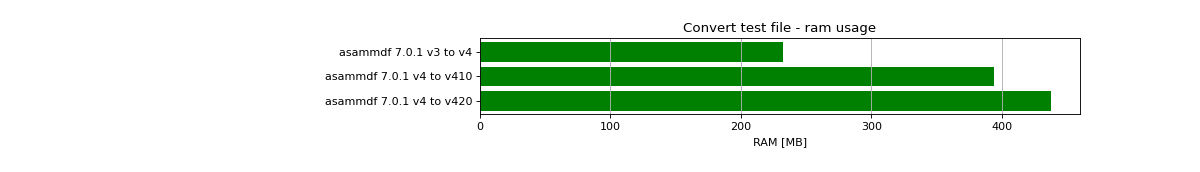

Reproduce this figure in Python.
import matplotlib.pyplot as plt
import numpy as np

res = '../benchmarks/results/x64_asammdf_7.0.1_mdfreader_4.1.rst'
topic = 'Convert'
aspect = 'ram'
for_doc = True

with open(res, 'r') as f:
    lines = f.readlines()

platform = 'x86' if '32 bit' in lines[2] else 'x64'

idx = [i for i, line in enumerate(lines) if line.startswith('==')]

table_spans = {'open': [idx[1] + 1, idx[2]],
               'save': [idx[4] + 1, idx[5]],
               'get': [idx[7] + 1, idx[8]],
               'convert' : [idx[10] + 1, idx[11]],
               'merge' : [idx[13] + 1, idx[14]]}


start, stop = table_spans[topic.lower()]

cat = [l[:50].strip(' \t\n\r\0*') for l in lines[start: stop]]
time = np.array([int(l[50:61].strip(' \t\n\r\0*')) for l in lines[start: stop]])
ram = np.array([int(l[61:].strip(' \t\n\r\0*')) for l in lines[start: stop]])

if aspect == 'ram':
    arr = ram
else:
    arr = time

y_pos = list(range(len(cat)))

fig, ax = plt.subplots()
fig.set_size_inches(15, 3.8 / 12 * len(cat) + 1.2)

asam_pos = [i for i, c in enumerate(cat) if c.startswith('asam')]
mdfreader_pos = [i for i, c in enumerate(cat) if c.startswith('mdfreader')]

ax.barh(asam_pos, arr[asam_pos], color='green', ecolor='green')
ax.barh(mdfreader_pos, arr[mdfreader_pos], color='blue', ecolor='black')
ax.set_yticks(y_pos)
ax.set_yticklabels(cat)
ax.invert_yaxis()  # labels read top-to-bottom
ax.set_xlabel('Time [ms]' if aspect == 'time' else 'RAM [MB]')
if topic == 'Get':
    ax.set_title('Get all channels (36424 calls) - {}'.format('time' if aspect == 'time' else 'ram usage'))
else:
    ax.set_title('{} test file - {}'.format(topic, 'time' if aspect == 'time' else 'ram usage'))
ax.xaxis.grid()

fig.subplots_adjust(bottom=0.72/fig.get_figheight(), top=1-0.48/fig.get_figheight(), left=0.4, right=0.9)

if aspect == 'time':
    if topic == 'Get':
        name = '{}_get_all_channels.png'.format(platform)
    else:
        name = '{}_{}.png'.format(platform, topic.lower())
else:
    if topic == 'Get':
        name = '{}_get_all_channels_ram_usage.png'.format(platform)
    else:
        name = '{}_{}_ram_usage.png'.format(platform, topic.lower())

plt.show()
